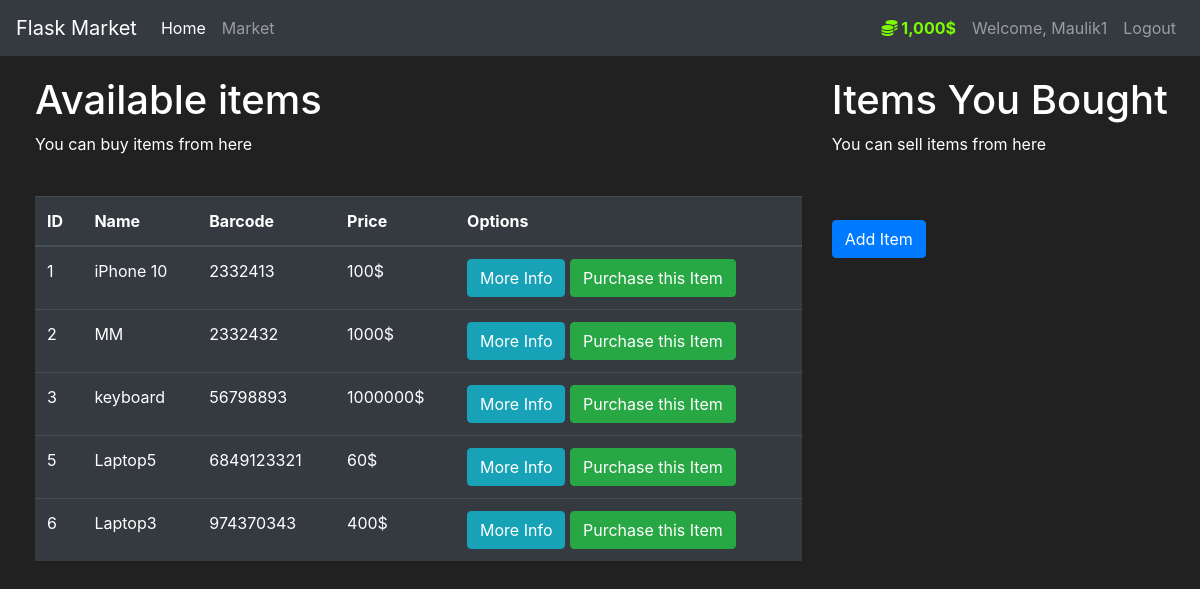
The app's page /market (signed in) with its own data.
### market/models.py (models this page shows, shortened)
class User(db.Model, UserMixin):
    id = db.Column(db.Integer(), primary_key = True)
    username = db.Column(db.String(length=60), nullable=False, unique = True)
    email = db.Column(db.String(length=50), nullable=False, unique = True)
    password_hash = db.Column(db.String(length=60), nullable=False)
    budget = db.Column(db.Integer(), default = 20000)
    items = db.relationship('Item', backref='owned_user', lazy=True)
    @property
    def prettier_budget(self):
        if len(str(self.budget)) >= 4:
            return f'{str(self.budget)[:-3]},{str(self.budget)[-3:]}$'
        else:
            return f"{self.budget}$"

class Item(db.Model):
      id = db.Column(db.Integer(), primary_key = True)
      name = db.Column(db.String(length=20), nullable=False, unique = True)
      price = db.Column(db.Integer(), nullable=False, unique = True)
      barcode = db.Column(db.String(length=12), nullable=False, unique = True)
      description = db.Column(db.String(length=1024), nullable=False, unique = True)
      owner = db.Column(db.Integer(), db.ForeignKey('user.id'))

### market/routes.py (the view, shortened to what this page needs)
@app.route('/market', methods = ['GET', 'POST'])
@login_required
def market_page():
      purchase_form= PurchaseItemForm()
      selling_form = SellItemForm()
      if request.method == 'GET':
            items = Item.query.filter_by(owner=None)
            owned_items = Item.query.filter_by(owner = current_user.id)
            return render_template('market.html', title = 'Market', items = items, purchase_form=purchase_form, owned_items=owned_items,selling_form=selling_form)

### market/models.py (called while the page is built)
@login_manager.user_loader
def load_user(user_id):
    return User.query.get(int(user_id))

### market/templates/market.html (shortened to what this page needs)
{% extends "layout.html" %}
{% block content %}
<div class="row" style="margin-top: 20px; margin-left: 20px;">
    <div class="col-8">
        <h1>Available items</h1>
        <p>You can buy items from here</p> <br>
        <table class="table table-hover table-dark">
            <thead>
                <tr>
                    <th scope="col">ID</th>
                    <th scope="col">Name</th>
                    <th scope="col">Barcode</th>
                    <th scope="col">Price</th>
                    <th scope="col">Options</th>
                </tr>
            </thead>
            <tbody>
                {% for item in items %}
                <tr>
                    <td>{{ item.id }}</td>
                    <td>{{ item.name }}</td>
                    <td>{{ item.barcode }}</td>
                    <td>{{ item.price }}$</td>
                    <td>
                        <button class="btn btn-outline btn-info" data-toggle="modal" data-target="#Modal-MoreInfo-{{ item.id }}">More Info</button>
                        <button class="btn btn-outline btn-success" data-toggle="modal" data-target="#Modal-PurchaseConfirm-{{ item.id }}">Purchase this Item</button>
                    </td>
                </tr>
                {% endfor %}
            </tbody>
        </table>
    </div>
    <div class="col-4">
        <h1>Items You Bought</h1>
        <p>You can sell items from here</p> <br>
         <br>
        <a class="btn btn-primary" href="{{ url_for('add_item') }}">Add Item</a>
    </div>
</div>
</div> <br>
{% endblock content %}

### market/templates/layout.html (shortened to what this page needs)
<!doctype html>
<html lang="en">
  <head>
    <link rel="stylesheet" href="https://cdn.jsdelivr.net/npm/bootstrap@4.5.3/dist/css/bootstrap.min.css">
  </head>
  <body>
      <nav class="navbar navbar-expand-md navbar-dark bg-dark">
            <a class="navbar-brand" href="{{url_for('home_page')}}">Flask Market</a>
            <div class="collapse navbar-collapse" id="navbarNav">
                  <ul class="navbar-nav mr-auto">
                        <li class="nav-item active">
                              <a class="nav-link" href="{{url_for('home_page')}}">Home <span class="sr-only">(current)</span></a>
                        </li>
                        <li class="nav-item">
                              <a class="nav-link" href="{{url_for('market_page')}}">Market</a>
                        </li>
                  </ul>
                  {% if current_user.is_authenticated %}
                  <ul class="navbar-nav">
                        <li class="nav-item">
                              <a class="nav-link" style="color: lawngreen; font-weight: bold">
                                    <i class="fas fa-coins">
                                    </i>
                                    {{ current_user.prettier_budget }}
                              </a>
                        </li>
                        <li class="nav-item">
                              <a class="nav-link"> Welcome, {{ current_user.username }} </a>
                        </li>
                        <li class="nav-item">
                              <a class="nav-link" href="{{url_for('logout_page')}}">Logout</a>
                        </li>
                  </ul>
                  {% endif %}
            </div>
      </nav>
      {% block content %}{% endblock %}
   </body>
</html>
  </body>
</html>

### market/templates/layout.html (style rules this page uses)
body { background-color: #212121; color: white }
body { background-color: #212121; color: white; }

### records on screen
User: prettier_budget "1,000$", username "Maulik1"
Item: id "1", name "iPhone 10", barcode "2332413", price "100"
Item: id "2", name "MM", barcode "2332432", price "1000"
Item: id "3", name "keyboard", barcode "56798893", price "1000000"
Item: id "5", name "Laptop5", barcode "6849123321", price "60"
Item: id "6", name "Laptop3", barcode "974370343", price "400"
